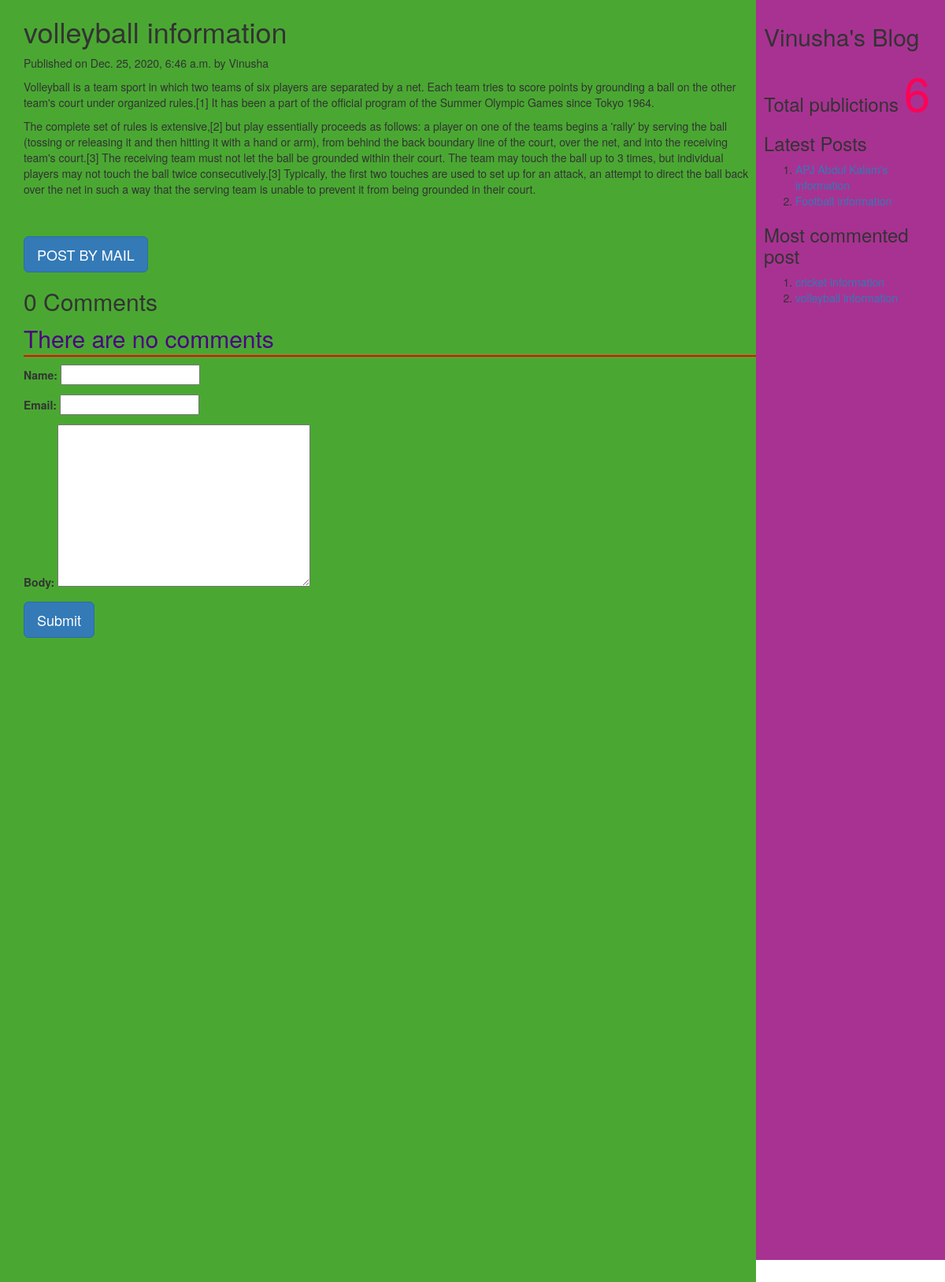
The app's page /2020/12/25/volleyball-information with its own data.
### myApp/models.py (models this page shows, shortened)
class Post(models.Model):
          tags=TaggableManager()
          STATUS_CHOICES=(('draft','Draft'),('published','Published'))
          title=models.CharField(max_length=256)
          slug=models.SlugField(max_length=264,unique_for_date='publish')
          author=models.ForeignKey(User,related_name='blog_posts',on_delete= models.CASCADE)
          body=models.TextField()
          publish=models.DateTimeField(default=timezone.now)
          created=models.DateTimeField(auto_now_add=True)
          updated=models.DateTimeField(auto_now=True)
          status= models.CharField(max_length=10,choices=STATUS_CHOICES,default='draft')
          objects=CustomManager()
          class Meta:
                ordering=('-publish',)
          def get_absolute_url(self):
                return reverse('post_detail',args=[self.publish.year,self.publish.strftime('%m'),self.publish.strftime('%d'),self.slug])

### myApp/views.py (the view, shortened to what this page needs)
# urls.py: url(r'(?P<year>\d{4})/(?P<month>\d{2})/(?P<day>\d{2})/(?P<post>[-\w]+)',views.post_detail_view,name='post_detail'),
def post_detail_view(request,year,month,day,post):
    post=get_object_or_404(Post,slug=post,publish__year=year,publish__month=month,publish__day=day)
    comments=post.comments.filter(active=True)
    csubmit=False
    form=CommentForm()
    d={'post':post,'form':form,'csubmit':csubmit,'comments':comments}
    return render(request,'myApp/post_detail.html',d)

### myApp/forms.py
class CommentForm(forms.ModelForm):
    class Meta:
        model=Comment
        fields=('name','email','body')

### myApp/models.py (called while the page is built)
    def get_queryset(self):
        return super().get_queryset().filter(status='published')

### myApp/templatetags/mytags.py (called while the page is built)
@register.simple_tag
def total_posts():
    return Post.objects.count()

@register.inclusion_tag('myApp/latest_post.html')
def show_latest_posts(count=3):
    latest_posts=Post.objects.order_by('-publish')[:count]
    return {'latest_posts':latest_posts}

@register.simple_tag
def get_most_commented_posts(count=2):
    return Post.objects.annotate(total_comments=Count('comments')).order_by('-total_comments')[:count]

### templates/myApp/post_detail.html (shortened to what this page needs)
<html>
    {%extends 'myApp/parent.html'%}
        {%block content_block%}
        <h1>{{post.title}}</h1>
        <p>Published on {{post.publish}} by {{post.author|title}}</p>
        {{post.body|linebreaks}} <br><br>
        <a href="/{{post.id}}/share" class='btn btn-lg btn-primary'>POST BY MAIL</a>
        {%with comments.count as comments_count%}
        <h2>{{comments_count}} Comment{{comments_count|pluralize}}</h2>
        {%endwith%}
        {%if comments%}
         {%for c in comments%}
         <p>Comment {{forloop.counter}} by {{c.name}}</p>
        <div>{{c.body|linebreaks}}</div>
        <hr>
        {%endfor%}
        {%else%}
         <p style="color:indigo;font-size:30px;font-style:bold;border-bottom:2px red solid;">There are no comments</p>
        {%endif%}
         {%if csubmit%}
         <h2>Thank you..Your comment has been added successfully!!</h2>
         {%else%}
         <form  method="post">
           {{form.as_p}}
           <input type="submit" class='btn btn-lg btn-primary' value="Submit">
         </form>
         {%endif%}
        {%endblock%}

### templates/myApp/parent.html (shortened to what this page needs)
<html>
{%load mytags%}
    <head>
        <link rel="stylesheet" href="https://maxcdn.bootstrapcdn.com/bootstrap/3.3.7/css/bootstrap.min.css">
    </head>
    <body>
        <div class="content" style="width:80%;float:left;background-color:#4aa832;height:300%;padding:0 0 0 30px">
              {%block content_block%}
              {%endblock%}
        </div>
        <div class="sidebar" style="width:20%;float:right;background-color:#a83292;height:200%;padding:10px">
            <h2>Vinusha's Blog</h2>
            <h3>Total publictions
              <span style="color:#fc0356;font-size:60px">
              {%total_posts%}</span>
              <h3>Latest Posts</h3>
              {% show_latest_posts 2 %}
              <h3>Most commented post</h3>
              {%get_most_commented_posts as m%}
              <ol>
                {%for post in m%}
                <li><a href="{{post.get_absolute_url}}">{{post.title}}</a></li>
                {%endfor%}
              </ol>
            </h3>
        </div>
    </body>
</html>

### templates/myApp/latest_post.html
<!DOCTYPE html>
<html lang="en" dir="ltr">
  <body>
    <ol>
    {%for post in latest_posts%}
    <li><a href="{{post.get_absolute_url}}">{{post.title}}</a></li>
    {%endfor%}
    </ol>
  </body>
</html>

### records on screen
Post: title "volleyball information", publish "Dec. 25, 2020, 6:46 a.m.", author "Vinusha", body "Volleyball is a team sport in which two teams of six players are separated by a net. Each team tries to score points by grounding a ball on the other team's court under organized rules.[1] It has been a part of the official program of the Summer Olympic Games since Tokyo 1964. The complete set of rules is extensive,[2] but play essentially proceeds as follows: a player on one of the teams begins a 'rally' by serving the ball (tossing or releasing it and then hitting it with a hand or arm), from behind the back boundary line of the court, over the net, and into the receiving team's court.[3] The receiving team must not let the ball be grounded within their court. The team may touch the ball…"

### other values on screen
{{ comments_count }} "0"
